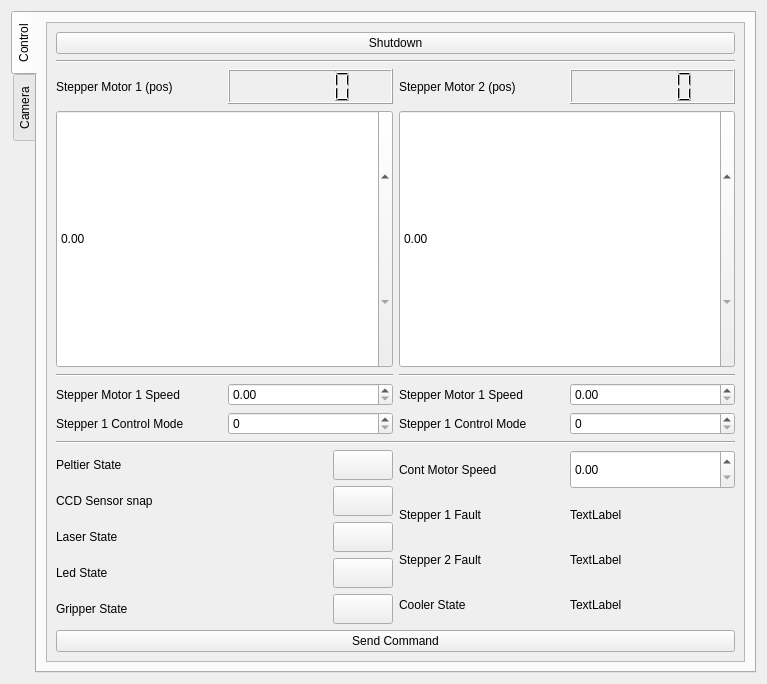
<?xml version="1.0" encoding="UTF-8"?>
<ui version="4.0">
 <class>Form</class>
 <widget class="QWidget" name="Form">
  <property name="geometry">
   <rect>
    <x>0</x>
    <y>0</y>
    <width>767</width>
    <height>684</height>
   </rect>
  </property>
  <property name="windowTitle">
   <string>Form</string>
  </property>
  <layout class="QGridLayout" name="gridLayout_7">
   <item row="0" column="0">
    <widget class="QTabWidget" name="Display">
     <property name="tabPosition">
      <enum>QTabWidget::West</enum>
     </property>
     <property name="currentIndex">
      <number>0</number>
     </property>
     <widget class="QWidget" name="Control">
      <attribute name="title">
       <string>Control</string>
      </attribute>
      <layout class="QGridLayout" name="gridLayout_4">
       <item row="0" column="0">
        <widget class="QScrollArea" name="scrollArea">
         <property name="widgetResizable">
          <bool>true</bool>
         </property>
         <widget class="QWidget" name="scrollAreaWidgetContents">
          <property name="geometry">
           <rect>
            <x>0</x>
            <y>0</y>
            <width>701</width>
            <height>640</height>
           </rect>
          </property>
          <layout class="QGridLayout" name="gridLayout_3">
           <item row="0" column="1">
            <layout class="QGridLayout" name="gridLayout">
             <item row="3" column="0">
              <widget class="QPushButton" name="control_sendButton">
               <property name="text">
                <string>Send Command</string>
               </property>
              </widget>
             </item>
             <item row="2" column="0">
              <layout class="QGridLayout" name="gridLayout_9">
               <item row="2" column="0">
                <layout class="QGridLayout" name="gridLayout_12">
                 <item row="1" column="0">
                  <widget class="QLabel" name="ccdSensorSnap_label">
                   <property name="text">
                    <string>CCD Sensor snap</string>
                   </property>
                  </widget>
                 </item>
                 <item row="2" column="0">
                  <widget class="QLabel" name="laserState_label">
                   <property name="text">
                    <string>Laser State</string>
                   </property>
                  </widget>
                 </item>
                 <item row="4" column="1">
                  <widget class="QPushButton" name="gripperState_toggle">
                   <property name="minimumSize">
                    <size>
                     <width>60</width>
                     <height>30</height>
                    </size>
                   </property>
                   <property name="styleSheet">
                    <string notr="true">QPushButton{
	border-image: url(:/buttons/off.png);
}

QPushButton:checked{
	border-image: url(:/buttons/on.png);
}</string>
                   </property>
                   <property name="text">
                    <string/>
                   </property>
                   <property name="checkable">
                    <bool>true</bool>
                   </property>
                  </widget>
                 </item>
                 <item row="2" column="1">
                  <widget class="QPushButton" name="laserState_toggle">
                   <property name="minimumSize">
                    <size>
                     <width>60</width>
                     <height>30</height>
                    </size>
                   </property>
                   <property name="styleSheet">
                    <string notr="true">QPushButton{
	border-image: url(:/buttons/off.png);
}

QPushButton:checked{
	border-image: url(:/buttons/on.png);
}</string>
                   </property>
                   <property name="text">
                    <string/>
                   </property>
                   <property name="checkable">
                    <bool>true</bool>
                   </property>
                  </widget>
                 </item>
                 <item row="3" column="0">
                  <widget class="QLabel" name="ledState_label">
                   <property name="text">
                    <string>Led State</string>
                   </property>
                  </widget>
                 </item>
                 <item row="4" column="0">
                  <widget class="QLabel" name="gripperState_label">
                   <property name="text">
                    <string>Gripper State</string>
                   </property>
                  </widget>
                 </item>
                 <item row="3" column="1">
                  <widget class="QPushButton" name="ledState_toggle">
                   <property name="minimumSize">
                    <size>
                     <width>60</width>
                     <height>30</height>
                    </size>
                   </property>
                   <property name="styleSheet">
                    <string notr="true">QPushButton{
	border-image: url(:/buttons/off.png);
}

QPushButton:checked{
	border-image: url(:/buttons/on.png);
}</string>
                   </property>
                   <property name="text">
                    <string/>
                   </property>
                   <property name="checkable">
                    <bool>true</bool>
                   </property>
                  </widget>
                 </item>
                 <item row="1" column="1">
                  <widget class="QPushButton" name="ccdSensorSnap_toggle">
                   <property name="minimumSize">
                    <size>
                     <width>60</width>
                     <height>30</height>
                    </size>
                   </property>
                   <property name="styleSheet">
                    <string notr="true">QPushButton{
	border-image: url(:/buttons/off.png);
}

QPushButton:checked{
	border-image: url(:/buttons/on.png);
}</string>
                   </property>
                   <property name="text">
                    <string/>
                   </property>
                   <property name="checkable">
                    <bool>true</bool>
                   </property>
                  </widget>
                 </item>
                 <item row="0" column="0">
                  <widget class="QLabel" name="peltierState_label">
                   <property name="text">
                    <string>Peltier State</string>
                   </property>
                  </widget>
                 </item>
                 <item row="0" column="1">
                  <widget class="QPushButton" name="peltierState_toggle">
                   <property name="sizePolicy">
                    <sizepolicy hsizetype="Fixed" vsizetype="Fixed">
                     <horstretch>0</horstretch>
                     <verstretch>0</verstretch>
                    </sizepolicy>
                   </property>
                   <property name="minimumSize">
                    <size>
                     <width>60</width>
                     <height>30</height>
                    </size>
                   </property>
                   <property name="styleSheet">
                    <string notr="true">QPushButton{
	border-image: url(:/buttons/off.png);
}

QPushButton:checked{
	border-image: url(:/buttons/on.png);
}</string>
                   </property>
                   <property name="text">
                    <string/>
                   </property>
                   <property name="checkable">
                    <bool>true</bool>
                   </property>
                  </widget>
                 </item>
                </layout>
               </item>
               <item row="0" column="1">
                <layout class="QGridLayout" name="gridLayout_13">
                 <item row="0" column="0">
                  <layout class="QGridLayout" name="gridLayout_18">
                   <item row="2" column="0" colspan="2">
                    <widget class="QDoubleSpinBox" name="stepperMotor2Pos_doubleSpinBox">
                     <property name="sizePolicy">
                      <sizepolicy hsizetype="Minimum" vsizetype="Preferred">
                       <horstretch>0</horstretch>
                       <verstretch>0</verstretch>
                      </sizepolicy>
                     </property>
                    </widget>
                   </item>
                   <item row="3" column="0" colspan="2">
                    <widget class="Line" name="line_4">
                     <property name="orientation">
                      <enum>Qt::Horizontal</enum>
                     </property>
                    </widget>
                   </item>
                   <item row="0" column="0">
                    <widget class="QLabel" name="stepperMotor2Pos_label">
                     <property name="sizePolicy">
                      <sizepolicy hsizetype="Minimum" vsizetype="Minimum">
                       <horstretch>0</horstretch>
                       <verstretch>0</verstretch>
                      </sizepolicy>
                     </property>
                     <property name="maximumSize">
                      <size>
                       <width>16777215</width>
                       <height>35</height>
                      </size>
                     </property>
                     <property name="text">
                      <string>Stepper Motor 2 (pos)</string>
                     </property>
                    </widget>
                   </item>
                   <item row="4" column="0" colspan="2">
                    <layout class="QGridLayout" name="gridLayout_19">
                     <item row="1" column="0">
                      <widget class="QLabel" name="stepper2ControlMode_label">
                       <property name="text">
                        <string>Stepper 1 Control Mode</string>
                       </property>
                      </widget>
                     </item>
                     <item row="0" column="0">
                      <widget class="QLabel" name="stepperMotor2Speed_label">
                       <property name="text">
                        <string>Stepper Motor 1 Speed</string>
                       </property>
                      </widget>
                     </item>
                     <item row="1" column="1">
                      <widget class="QSpinBox" name="stepper2ControlMode_spinBox"/>
                     </item>
                     <item row="0" column="1">
                      <widget class="QDoubleSpinBox" name="stepperMotor2Speed_doubleSpinBox"/>
                     </item>
                    </layout>
                   </item>
                   <item row="0" column="1">
                    <widget class="QLCDNumber" name="stepperMotor2Pos_value"/>
                   </item>
                  </layout>
                 </item>
                </layout>
               </item>
               <item row="2" column="1">
                <layout class="QGridLayout" name="gridLayout_15">
                 <item row="4" column="1">
                  <widget class="QLabel" name="coolerState_bool">
                   <property name="text">
                    <string>TextLabel</string>
                   </property>
                  </widget>
                 </item>
                 <item row="4" column="0">
                  <widget class="QLabel" name="coolerState_label">
                   <property name="text">
                    <string>Cooler State</string>
                   </property>
                  </widget>
                 </item>
                 <item row="3" column="1">
                  <widget class="QLabel" name="stepper2Fault_bool">
                   <property name="text">
                    <string>TextLabel</string>
                   </property>
                  </widget>
                 </item>
                 <item row="2" column="0">
                  <widget class="QLabel" name="stepper1Fault_label">
                   <property name="text">
                    <string>Stepper 1 Fault</string>
                   </property>
                  </widget>
                 </item>
                 <item row="3" column="0">
                  <widget class="QLabel" name="stepper2Fault_label">
                   <property name="text">
                    <string>Stepper 2 Fault</string>
                   </property>
                  </widget>
                 </item>
                 <item row="2" column="1">
                  <widget class="QLabel" name="stepper1Fault_bool">
                   <property name="text">
                    <string>TextLabel</string>
                   </property>
                  </widget>
                 </item>
                 <item row="0" column="1">
                  <widget class="QDoubleSpinBox" name="contMotorSpeed_doubleSpinBox">
                   <property name="sizePolicy">
                    <sizepolicy hsizetype="Minimum" vsizetype="Minimum">
                     <horstretch>0</horstretch>
                     <verstretch>0</verstretch>
                    </sizepolicy>
                   </property>
                  </widget>
                 </item>
                 <item row="0" column="0">
                  <widget class="QLabel" name="contMotorSpeed_label">
                   <property name="text">
                    <string>Cont Motor Speed</string>
                   </property>
                  </widget>
                 </item>
                </layout>
               </item>
               <item row="0" column="0">
                <layout class="QGridLayout" name="gridLayout_14">
                 <item row="0" column="0">
                  <layout class="QGridLayout" name="gridLayout_16">
                   <item row="2" column="0" colspan="2">
                    <widget class="QDoubleSpinBox" name="stepperMotor1Pos_doubleSpinBox">
                     <property name="sizePolicy">
                      <sizepolicy hsizetype="Minimum" vsizetype="Preferred">
                       <horstretch>0</horstretch>
                       <verstretch>0</verstretch>
                      </sizepolicy>
                     </property>
                    </widget>
                   </item>
                   <item row="3" column="0" colspan="2">
                    <widget class="Line" name="line_3">
                     <property name="orientation">
                      <enum>Qt::Horizontal</enum>
                     </property>
                    </widget>
                   </item>
                   <item row="0" column="0">
                    <widget class="QLabel" name="stepperMotor1Pos_label">
                     <property name="sizePolicy">
                      <sizepolicy hsizetype="Minimum" vsizetype="Minimum">
                       <horstretch>0</horstretch>
                       <verstretch>0</verstretch>
                      </sizepolicy>
                     </property>
                     <property name="maximumSize">
                      <size>
                       <width>16777215</width>
                       <height>35</height>
                      </size>
                     </property>
                     <property name="text">
                      <string>Stepper Motor 1 (pos)</string>
                     </property>
                    </widget>
                   </item>
                   <item row="4" column="0" colspan="2">
                    <layout class="QGridLayout" name="gridLayout_17">
                     <item row="1" column="0">
                      <widget class="QLabel" name="stepper1ControlMode_label">
                       <property name="text">
                        <string>Stepper 1 Control Mode</string>
                       </property>
                      </widget>
                     </item>
                     <item row="1" column="1">
                      <widget class="QSpinBox" name="stepper1ControlMode_spinBox"/>
                     </item>
                     <item row="0" column="1">
                      <widget class="QDoubleSpinBox" name="stepperMotor1Speed_doubleSpinBox"/>
                     </item>
                     <item row="0" column="0">
                      <widget class="QLabel" name="stepperMotor1Speed_label">
                       <property name="text">
                        <string>Stepper Motor 1 Speed</string>
                       </property>
                      </widget>
                     </item>
                    </layout>
                   </item>
                   <item row="0" column="1">
                    <widget class="QLCDNumber" name="stepperMotor1Pos_value"/>
                   </item>
                  </layout>
                 </item>
                </layout>
               </item>
               <item row="1" column="0" colspan="2">
                <widget class="Line" name="line_2">
                 <property name="orientation">
                  <enum>Qt::Horizontal</enum>
                 </property>
                </widget>
               </item>
              </layout>
             </item>
             <item row="0" column="0">
              <widget class="QPushButton" name="io_shutdown_button">
               <property name="text">
                <string>Shutdown</string>
               </property>
              </widget>
             </item>
             <item row="1" column="0">
              <widget class="Line" name="line">
               <property name="styleSheet">
                <string notr="true"/>
               </property>
               <property name="lineWidth">
                <number>1</number>
               </property>
               <property name="orientation">
                <enum>Qt::Horizontal</enum>
               </property>
              </widget>
             </item>
            </layout>
           </item>
          </layout>
         </widget>
        </widget>
       </item>
      </layout>
     </widget>
     <widget class="QWidget" name="Camera">
      <attribute name="title">
       <string>Camera</string>
      </attribute>
      <layout class="QGridLayout" name="gridLayout_6">
       <item row="0" column="0">
        <widget class="QScrollArea" name="scrollArea_2">
         <property name="widgetResizable">
          <bool>true</bool>
         </property>
         <widget class="QWidget" name="scrollAreaWidgetContents_2">
          <property name="geometry">
           <rect>
            <x>0</x>
            <y>0</y>
            <width>701</width>
            <height>640</height>
           </rect>
          </property>
          <layout class="QGridLayout" name="gridLayout_5">
           <item row="1" column="0">
            <layout class="QVBoxLayout" name="verticalLayout_3">
             <item>
              <widget class="QLabel" name="microcamera_image_label">
               <property name="text">
                <string>Microcamera Image</string>
               </property>
              </widget>
             </item>
             <item>
              <widget class="QGraphicsView" name="microcamera_image_graphicsView"/>
             </item>
            </layout>
           </item>
           <item row="0" column="0">
            <layout class="QVBoxLayout" name="verticalLayout">
             <item>
              <layout class="QVBoxLayout" name="verticalLayout_2">
               <item>
                <widget class="QLabel" name="ccd_image_label">
                 <property name="text">
                  <string>CCD Image</string>
                 </property>
                </widget>
               </item>
               <item>
                <widget class="QGraphicsView" name="ccd_image_graphicsView"/>
               </item>
              </layout>
             </item>
            </layout>
           </item>
           <item row="2" column="0">
            <layout class="QVBoxLayout" name="ml_row1">
             <item>
              <widget class="QLabel" name="ml_classifier_label">
               <property name="text">
                <string>ML Classifier</string>
               </property>
              </widget>
             </item>
             <item>
              <widget class="Line" name="line_29">
               <property name="orientation">
                <enum>Qt::Horizontal</enum>
               </property>
              </widget>
             </item>
             <item>
              <layout class="QFormLayout" name="ml_classifier_layout">
               <item row="0" column="0">
                <widget class="QLabel" name="ml_classifier_class1_label1">
                 <property name="text">
                  <string>class1</string>
                 </property>
                </widget>
               </item>
               <item row="0" column="1">
                <layout class="QHBoxLayout" name="horizontalLayout_2">
                 <item>
                  <widget class="QLabel" name="ml_classifier_class1_label2">
                   <property name="text">
                    <string>TextLabel</string>
                   </property>
                  </widget>
                 </item>
                 <item>
                  <widget class="Line" name="line_27">
                   <property name="orientation">
                    <enum>Qt::Vertical</enum>
                   </property>
                  </widget>
                 </item>
                 <item>
                  <widget class="QLCDNumber" name="ml_classifier_class1_display"/>
                 </item>
                </layout>
               </item>
               <item row="1" column="0">
                <widget class="QLabel" name="ml_classifier_class2_label1">
                 <property name="text">
                  <string>class2</string>
                 </property>
                </widget>
               </item>
               <item row="1" column="1">
                <layout class="QHBoxLayout" name="horizontalLayout">
                 <item>
                  <widget class="QLabel" name="ml_classifier_class2_label2">
                   <property name="text">
                    <string>TextLabel</string>
                   </property>
                  </widget>
                 </item>
                 <item>
                  <widget class="Line" name="line_28">
                   <property name="orientation">
                    <enum>Qt::Vertical</enum>
                   </property>
                  </widget>
                 </item>
                 <item>
                  <widget class="QLCDNumber" name="ml_classifier_class2_display"/>
                 </item>
                </layout>
               </item>
              </layout>
             </item>
            </layout>
           </item>
          </layout>
         </widget>
        </widget>
       </item>
      </layout>
     </widget>
    </widget>
   </item>
  </layout>
 </widget>
 <resources>
  <include location="../ressources/buttons.qrc"/>
 </resources>
 <connections/>
</ui>
